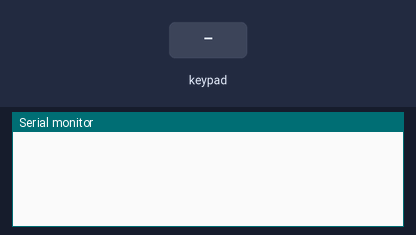
This sketch was run on a simulated Arduino Uno, built with avr-gcc and run on an emulated ATmega328P. Shown: the last lines printed to the serial monitor. The test bench sets the inputs (shaded band).

Above: at 1.2 s.
1.3 s: key '1' pressed
At 1.8 s:
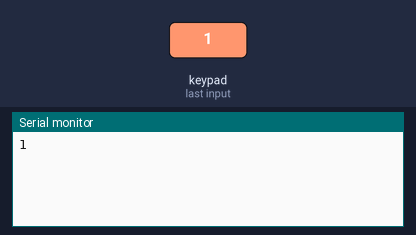
2.8 s: keypad keys 1 1 1 0 9 8 # pressed 0.4 s apart
At 6.2 s:
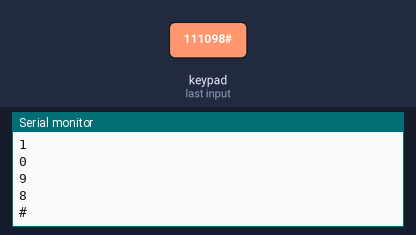
7.1 s: key 'A' pressed
At 7.5 s:
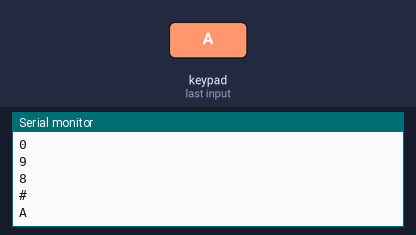
8.6 s: keypad keys 1 1 1 0 9 8 * pressed 0.4 s apart
At 11.5 s:
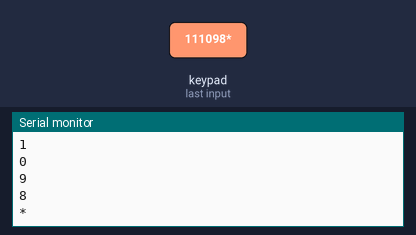
12.9 s: key 'B' pressed
At 14.1 s:
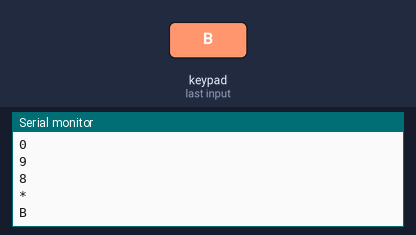
14.4 s: keypad keys 1 1 1 0 9 8 D pressed 0.4 s apart
At 17.2 s:
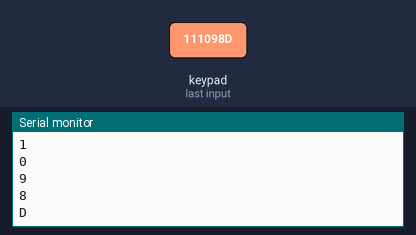
Timing chart, 0 to 18.7 s (numbered marks = the images above; inputs shaded):
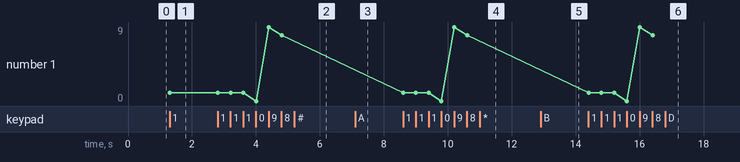

The sketch:

exercise4.ino
```cpp
/**
 * This program scans a 4x4 keypad and prints the pressed key to the serial monitor, using the Keypad library.
 *
 * Work Packages 3: Exercise 4 - KEYBOARD SCANNING V 2.0
 * DIT633 Development of embedded and Real-Time Systems
 *
 * Authors: William Andersson, Joshua Chiu Falck, Adam Faundez Laurokari, 2024
 * Group: 1
 * Submission code: 362789
 **/

// Includes
#include <Keypad.h>

// Matrix for characters for the 4x4 keypad
char char_matrix[4][4] = {
    {'1', '2', '3', 'A'},
    {'4', '5', '6', 'B'},
    {'7', '8', '9', 'C'},
    {'*', '0', '#', 'D'}};

const byte ROWS = 4;
const byte COLS = 4;
byte row_pins[ROWS] = {11, 10, 9, 8};  // Pins for the rows
byte col_pins[COLS] = {7, 6, 5, 4};    // Pins for the columns

Keypad keypad = Keypad(makeKeymap(char_matrix), row_pins, col_pins, ROWS, COLS);

void setup() {
    Serial.begin(9600);
}

void loop() {
    char key = keypad.getKey();

    if (key) {
        Serial.println(key);
    }
}
```

Measured:
- after the input at 1.3 s, the serial monitor: prints a new line at once (image 1)
- after the input at 2.8 s, the serial monitor: prints a new line after 1.2 s (image 2)
- after the input at 7.1 s, the serial monitor: prints a new line at once (image 3)
- after the input at 8.6 s, the serial monitor: prints a new line at once (image 4)
- after the input at 12.9 s, the serial monitor: prints a new line at once (image 5)
- after the input at 14.4 s, the serial monitor: prints a new line at once (image 6)
- plotted number 1: 1 → 8 after the input at 2.8 s
